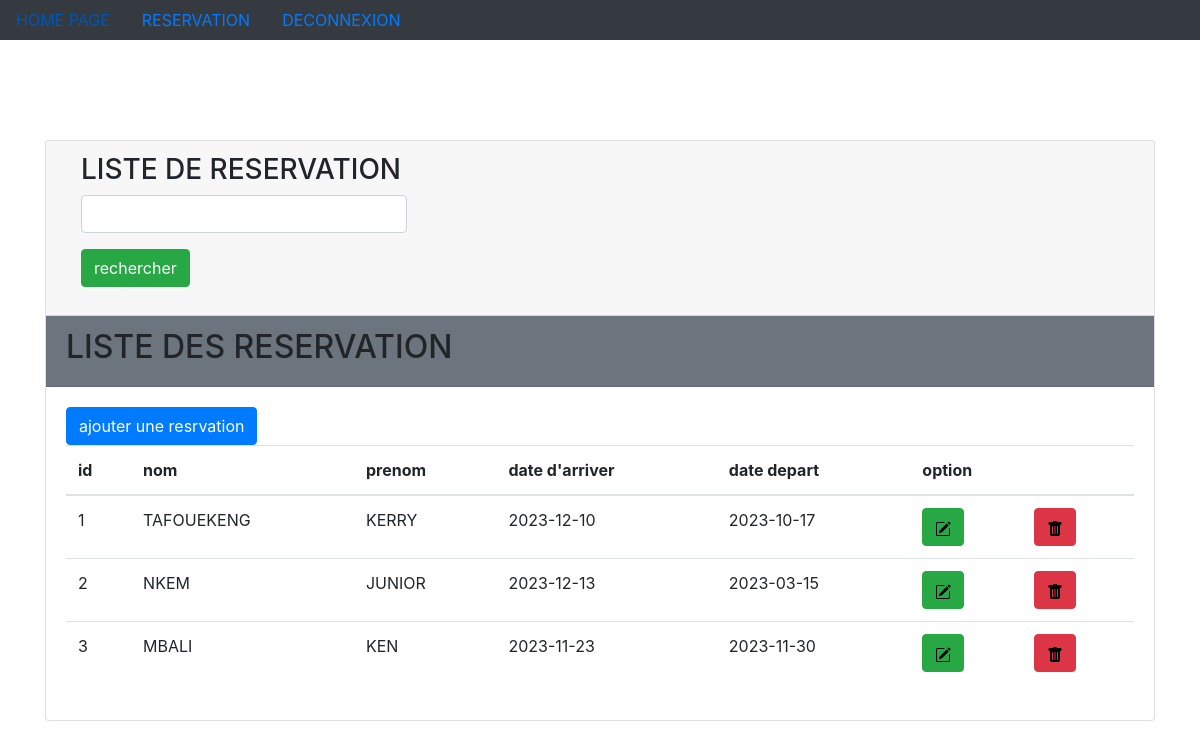
The app's page /listehotel.php (signed in) with its own data.
### tables this page shows
CREATE TABLE IF NOT EXISTS `reservation` (
  `id_reservation` int NOT NULL AUTO_INCREMENT,
  `nom` varchar(50) NOT NULL,
  `prenom` varchar(50) NOT NULL,
  `date_arriver` date NOT NULL,
  `date_depart` date NOT NULL,
  PRIMARY KEY (`id_reservation`)
);

### listehotel.php (the view, shortened to what this page needs)
<!DOCTYPE html>
<html lang="en">
<head>
    <?php
    include("connexion.php");
    $sql=$pdo->prepare("SELECT*FROM reservation");
    $sql->execute();
    ?>
    <link rel="stylesheet" href="css/bootstrap.min.css">
    <link rel="stylesheet" href="css/style.css">
</head>
<body>
<?php include("entete.php");?>
    <div class="container space">
        <div class="card">
        <section class="card-header spacerecherche">
            <div class="col-md-8">
                <h3>LISTE DE RESERVATION</h3>
            </div>
            <div class="col-md-4">
                <form action="#admin" method="GET">
                    <div class="form-group">
                        <input type="text" class="form-control" name="recherche">
                    </div>
                    <div class="form-group">
                    <button type="submit" class="btn btn-success">rechercher</button>
                    </div>
                </form>
</div>
           </section>
            <div class="card-header bg-secondary"><h2> LISTE DES RESERVATION </h2></div>
            <div class="card-body">
                <a href="formreservation.php" class="btn btn-primary">ajouter une resrvation</a>
            <table class="table">
        <thead>
        <th>id</th>
        <th>nom</th>
        <th>prenom</th>
        <th>date d'arriver</th>
        <th>date depart</th>
        <th colspan="2">option</th>
</thead>
<tbody>
    <?php while($reservation=$sql->fetch()){ ?>
        <tr>
            <td><?php echo($reservation['id_reservation']);?> </td>
            <td><?php echo($reservation['nom']);?> </td>
            <td><?php echo($reservation['prenom']);?> </td>
            <td><?php echo($reservation['date_arriver']);?> </td>
            <td><?php echo($reservation['date_depart']);?> </td>
            <td><a href="form_modif_reservation.php? id_reservation=<?php echo($reservation['id_reservation']);?>"class="btn btn-success"><img src="image/pencil-square.svg" alt="delete"></a></td>
            <td><a href="supreservation.php? id_reservation=<?php echo($reservation['id_reservation']);?>" class="btn btn-danger" onclick="return confirm('voulez-vous vraiment supprimer??')"><img src="image/trash-fill.svg" alt="save"></a></td>
    </tr>
    <?php }?>
</tbody>
</body>
</html>

### entete.php
<nav class="nav bg-dark">
    <a href="hotel.php" class="nav-link">HOME PAGE</a>
    <a href="listehotel.php" class="nav-link">RESERVATION</a>
    <a href="deconnexion.php" class="nav-link">DECONNEXION</a>
</nav>

### style.css (style rules this page uses)
.space { margin-top: 100px; }

### records on screen
reservation: id_reservation "1", nom "TAFOUEKENG", prenom "KERRY", date_arriver "2023-12-10", date_depart "2023-10-17"
reservation: id_reservation "2", nom "NKEM", prenom "JUNIOR", date_arriver "2023-12-13", date_depart "2023-03-15"
reservation: id_reservation "3", nom "MBALI", prenom "KEN", date_arriver "2023-11-23", date_depart "2023-11-30"
